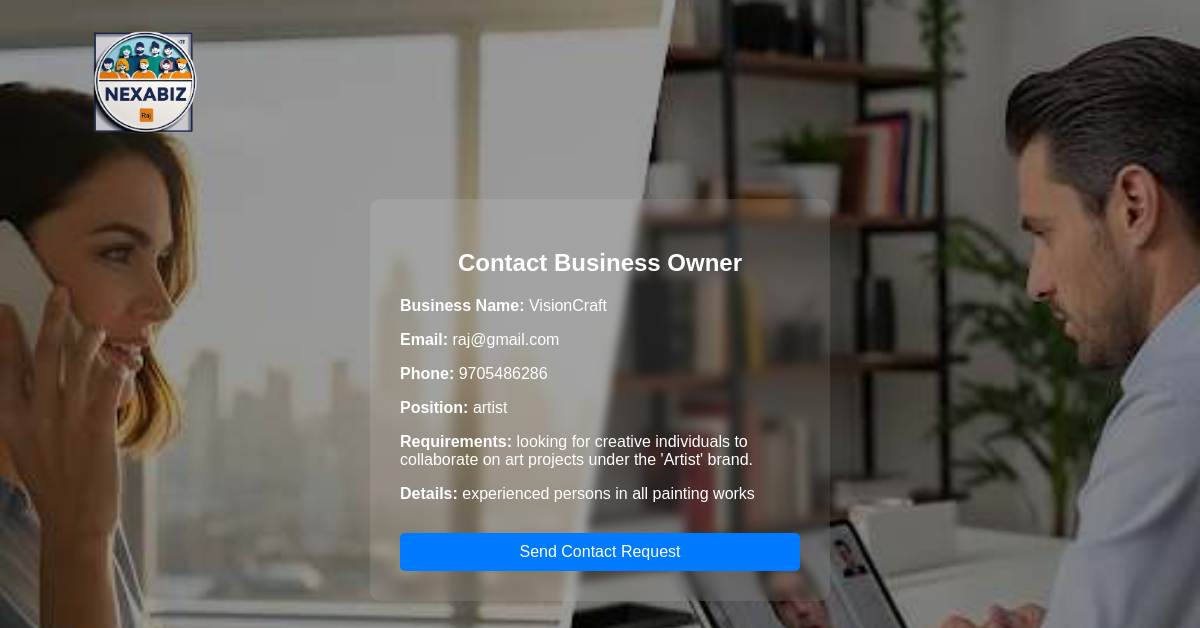
/unlock/22, run on the app's committed database.
### tables this page shows
CREATE TABLE businesses (
                id INTEGER PRIMARY KEY AUTOINCREMENT,
                username TEXT,
                email TEXT,
                phone_number TEXT,
                business_type TEXT,
                business_name TEXT,
                requirements TEXT,
                position TEXT,
                details TEXT
            );

### app.py (the view)
@app.route("/unlock/<int:business_id>")
def unlock(business_id):
    conn = sqlite3.connect("database.db")
    conn.row_factory = sqlite3.Row
    c = conn.cursor()
    c.execute("SELECT * FROM businesses WHERE id=?", (business_id,))
    business = dict(c.fetchone())
    conn.close()
    return render_template("contact.html", business=business)

### templates/contact.html (shortened to what this page needs)
<!DOCTYPE html>
<html>
<head>
    <link rel="stylesheet" href="{{ url_for('static', filename='style.css') }}">
</head>
<body>
<div class="logo">
    <a href="{{ url_for('home') }}">
        <img src="{{ url_for('static', filename='logo.png') }}" alt="NexaBiz Logo">
    </a>
</div>
<div class="overlay">
    <div class="form-box">
        <h2>Contact Business Owner</h2>
        {% if business %}
            <p><strong>Business Name:</strong> {{ business.business_name }}</p>
            <p><strong>Email:</strong> {{ business.email }}</p>
            <p><strong>Phone:</strong> {{ business.phone_number }}</p>
            <p><strong>Position:</strong> {{ business.position }}</p>
            <p><strong>Requirements:</strong> {{ business.requirements }}</p>
            <p><strong>Details:</strong> {{ business.details }}</p>
            <form method="POST">
                <button type="submit">Send Contact Request</button>
            </form>
        {% else %}
            <p>No business data found.</p>
        {% endif %}
    </div>
</div>
</body>
</html>

### static/style.css (style rules this page uses)
body { font-family: Arial, sans-serif; margin: 0; padding: 0; background-size: cover; background-repeat: no-repeat; background-position: center; min-height: 100vh; color: #fff; }
.logo { position: absolute; top: 20px; left: 20px; }
.logo img { width: 120px; height: auto; }
button { padding: 10px 20px; background-color: #28a745; color: white; border: none; border-radius: 6px; cursor: pointer; }

### data on the page
businesses: business_name "VisionCraft", email "raj@gmail.com", phone_number "9705486286", position "artist", requirements "looking for creative individuals to collaborate on art projects under the 'Artist' brand.", details "experienced persons in all painting works"
